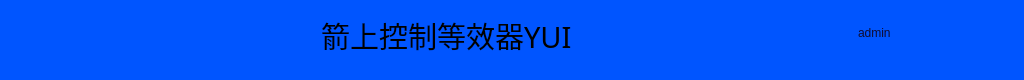
<?xml version="1.0" encoding="UTF-8"?>
<ui version="4.0">
 <class>TopTitle</class>
 <widget class="QWidget" name="TopTitle">
  <property name="geometry">
   <rect>
    <x>0</x>
    <y>0</y>
    <width>1024</width>
    <height>80</height>
   </rect>
  </property>
  <property name="minimumSize">
   <size>
    <width>1024</width>
    <height>80</height>
   </size>
  </property>
  <property name="windowTitle">
   <string>Form</string>
  </property>
  <property name="styleSheet">
   <string notr="true">background-color: rgb(0, 85, 255);</string>
  </property>
  <widget class="QWidget" name="left_wgt" native="true">
   <property name="geometry">
    <rect>
     <x>0</x>
     <y>0</y>
     <width>111</width>
     <height>80</height>
    </rect>
   </property>
   <property name="minimumSize">
    <size>
     <width>111</width>
     <height>80</height>
    </size>
   </property>
   <property name="maximumSize">
    <size>
     <width>111</width>
     <height>16777215</height>
    </size>
   </property>
   <widget class="QPushButton" name="pb_min_3">
    <property name="geometry">
     <rect>
      <x>10</x>
      <y>20</y>
      <width>64</width>
      <height>31</height>
     </rect>
    </property>
    <property name="minimumSize">
     <size>
      <width>30</width>
      <height>30</height>
     </size>
    </property>
    <property name="maximumSize">
     <size>
      <width>64</width>
      <height>64</height>
     </size>
    </property>
    <property name="cursor">
     <cursorShape>PointingHandCursor</cursorShape>
    </property>
    <property name="toolTip">
     <string>当前用户</string>
    </property>
    <property name="styleSheet">
     <string notr="true">QPushButton {
	background-color:transparent;
	background-image: url(:/EquivalentSoft/images/logo4.png);
    border:0px;
}

</string>
    </property>
    <property name="text">
     <string/>
    </property>
   </widget>
  </widget>
  <widget class="QWidget" name="center_wgt" native="true">
   <property name="geometry">
    <rect>
     <x>111</x>
     <y>0</y>
     <width>662</width>
     <height>80</height>
    </rect>
   </property>
   <property name="minimumSize">
    <size>
     <width>662</width>
     <height>80</height>
    </size>
   </property>
   <widget class="QLabel" name="lb_title">
    <property name="geometry">
     <rect>
      <x>210</x>
      <y>20</y>
      <width>291</width>
      <height>31</height>
     </rect>
    </property>
    <property name="font">
     <font>
      <family>SimSun-ExtB</family>
      <pointsize>22</pointsize>
     </font>
    </property>
    <property name="text">
     <string>箭上控制等效器YUI</string>
    </property>
   </widget>
  </widget>
  <widget class="QWidget" name="right_wgt" native="true">
   <property name="geometry">
    <rect>
     <x>773</x>
     <y>0</y>
     <width>251</width>
     <height>80</height>
    </rect>
   </property>
   <property name="minimumSize">
    <size>
     <width>251</width>
     <height>80</height>
    </size>
   </property>
   <property name="maximumSize">
    <size>
     <width>251</width>
     <height>16777215</height>
    </size>
   </property>
   <widget class="QPushButton" name="pb_resize">
    <property name="geometry">
     <rect>
      <x>185</x>
      <y>10</y>
      <width>30</width>
      <height>30</height>
     </rect>
    </property>
    <property name="minimumSize">
     <size>
      <width>30</width>
      <height>30</height>
     </size>
    </property>
    <property name="maximumSize">
     <size>
      <width>30</width>
      <height>30</height>
     </size>
    </property>
    <property name="cursor">
     <cursorShape>PointingHandCursor</cursorShape>
    </property>
    <property name="toolTip">
     <string>最大化</string>
    </property>
    <property name="styleSheet">
     <string notr="true">QPushButton:hover{
	background-color:transparent;
	background-image:url(:/EquivalentSoft/images/放大-悬浮.png);
    border:0px;}
QPushButton:pressed{
	background-color:transparent; 
    background-image: url(:/EquivalentSoft/images/放大-点击.png);
    border:0px;}
QPushButton {
	background-color:transparent;
	background-image: url(:/EquivalentSoft/images/放大-默认.png);
    border:0px;
}

</string>
    </property>
    <property name="text">
     <string/>
    </property>
   </widget>
   <widget class="QPushButton" name="pb_min">
    <property name="geometry">
     <rect>
      <x>155</x>
      <y>10</y>
      <width>30</width>
      <height>30</height>
     </rect>
    </property>
    <property name="minimumSize">
     <size>
      <width>30</width>
      <height>30</height>
     </size>
    </property>
    <property name="maximumSize">
     <size>
      <width>30</width>
      <height>30</height>
     </size>
    </property>
    <property name="cursor">
     <cursorShape>PointingHandCursor</cursorShape>
    </property>
    <property name="toolTip">
     <string>最小化</string>
    </property>
    <property name="styleSheet">
     <string notr="true">QPushButton:hover{
	background-color:transparent;
	background-image:url(:/EquivalentSoft/images/最小化-悬浮.png);
    border:0px;}
QPushButton:pressed{
	background-color:transparent; 
    background-image: url(:/EquivalentSoft/images/最小化-点击.png);
    border:0px;}
QPushButton {
	background-color:transparent;
	background-image: url(:/EquivalentSoft/images/最小化-默认.png);
    border:0px;
}

</string>
    </property>
    <property name="text">
     <string/>
    </property>
   </widget>
   <widget class="QLabel" name="lb_user">
    <property name="geometry">
     <rect>
      <x>85</x>
      <y>25</y>
      <width>71</width>
      <height>16</height>
     </rect>
    </property>
    <property name="styleSheet">
     <string notr="true">color: rgb(15, 11, 49);</string>
    </property>
    <property name="text">
     <string>admin</string>
    </property>
   </widget>
   <widget class="QPushButton" name="pb_close">
    <property name="geometry">
     <rect>
      <x>215</x>
      <y>10</y>
      <width>30</width>
      <height>30</height>
     </rect>
    </property>
    <property name="minimumSize">
     <size>
      <width>30</width>
      <height>30</height>
     </size>
    </property>
    <property name="maximumSize">
     <size>
      <width>30</width>
      <height>30</height>
     </size>
    </property>
    <property name="cursor">
     <cursorShape>PointingHandCursor</cursorShape>
    </property>
    <property name="toolTip">
     <string>关闭</string>
    </property>
    <property name="styleSheet">
     <string notr="true">QPushButton:hover{
	background-color:transparent;
	background-image: url(:/EquivalentSoft/images/关闭-悬浮.png);
    border:0px;}
QPushButton:pressed{
	background-color:transparent; 
	background-image: url(:/EquivalentSoft/images/关闭-点击.png);
    border:0px;}
QPushButton {
	background-color:transparent;
	background-image: url(:/EquivalentSoft/images/关闭-默认.png);
    border:0px;
}

</string>
    </property>
    <property name="text">
     <string/>
    </property>
   </widget>
   <widget class="QPushButton" name="pb_min_2">
    <property name="geometry">
     <rect>
      <x>50</x>
      <y>10</y>
      <width>30</width>
      <height>30</height>
     </rect>
    </property>
    <property name="minimumSize">
     <size>
      <width>30</width>
      <height>30</height>
     </size>
    </property>
    <property name="maximumSize">
     <size>
      <width>30</width>
      <height>30</height>
     </size>
    </property>
    <property name="cursor">
     <cursorShape>PointingHandCursor</cursorShape>
    </property>
    <property name="toolTip">
     <string>当前用户</string>
    </property>
    <property name="styleSheet">
     <string notr="true">QPushButton {
	background-color:transparent;
	background-image: url(:/EquivalentSoft/images/用户1.png);
    border:0px;
}

</string>
    </property>
    <property name="text">
     <string/>
    </property>
   </widget>
   <zorder>pb_resize</zorder>
   <zorder>pb_min</zorder>
   <zorder>lb_user</zorder>
   <zorder>pb_close</zorder>
   <zorder>pb_min_2</zorder>
   <zorder>center_wgt</zorder>
  </widget>
 </widget>
 <resources>
  <include location="equivalentsoft.qrc"/>
 </resources>
 <connections/>
</ui>
